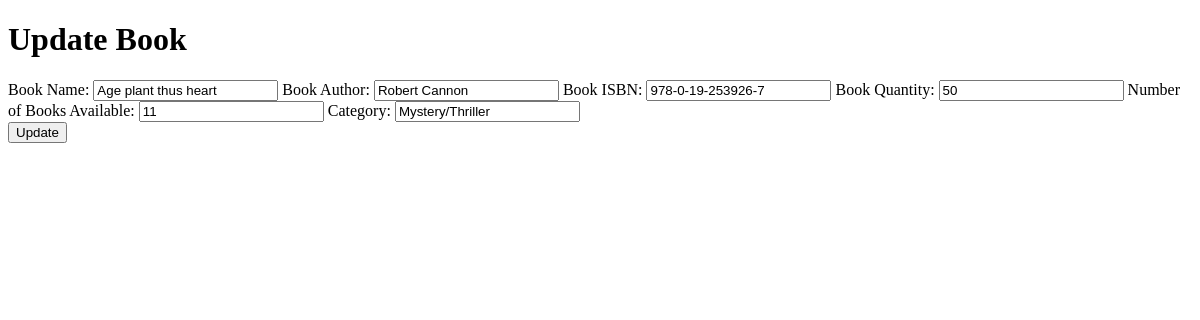
The app's page /update-book/978-0-19-253926-7/, older data.
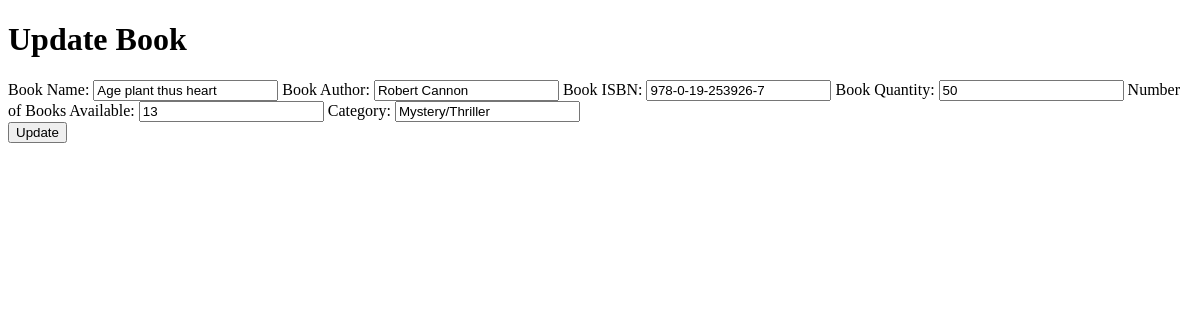
The same page, newer data.
### Books/models.py (models this page shows, shortened)
class Book(models.Model):
    category = models.ForeignKey(Category, on_delete=models.CASCADE)
    title = models.CharField(max_length=100)
    author = models.CharField(max_length=100)
    isbn = models.CharField(max_length=10, unique=True, primary_key=True)
    quantity = models.IntegerField()
    available_count = models.IntegerField()
    class Meta:
        ordering = ['title']

class Category(models.Model):
    name = models.CharField(max_length=100)

### Books/views.py (the view, shortened to what this page needs)
# urls.py: path('update-book/<isbn>/',update_book,name='update_book'),
def update_book(request, isbn):
    book = get_object_or_404(Book, isbn=isbn)
    return render(request, 'update_book.html', context={'page': 'Update Books', 'book': book})

### Books/templates/update_book.html (shortened to what this page needs)
{% extends 'base.html' %}
{% block content %}
<div class="main">
    <h1>Update Book</h1>
    <form action="{% url 'update_book' book.isbn %}" method="POST">
        <label>Book Name:</label>
        <input type="text" name="title" value="{{ book.title }}">
        <label>Book Author:</label>
        <input type="text" name="author" value="{{ book.author }}">
        <label>Book ISBN:</label>
        <input type="text" name="isbn" value="{{ book.isbn }}" readonly>
        <label>Book Quantity:</label>
        <input type="number" name="quantity" value="{{ book.quantity }}">
        <label>Number of Books Available:</label>
        <input type="number" name="available_count" value="{{ book.available_count }}">
        <label>Category:</label>
        <input type="text" name="category" value="{{ book.category.name }}">
        <div class="wrap">
            <button type="submit">Update</button>
        </div>
    </form>
</div>
{% endblock %}

Row changes from the older to the newer data that the page shows:
changed Book "Age plant thus heart": available_count "11" → "13"
